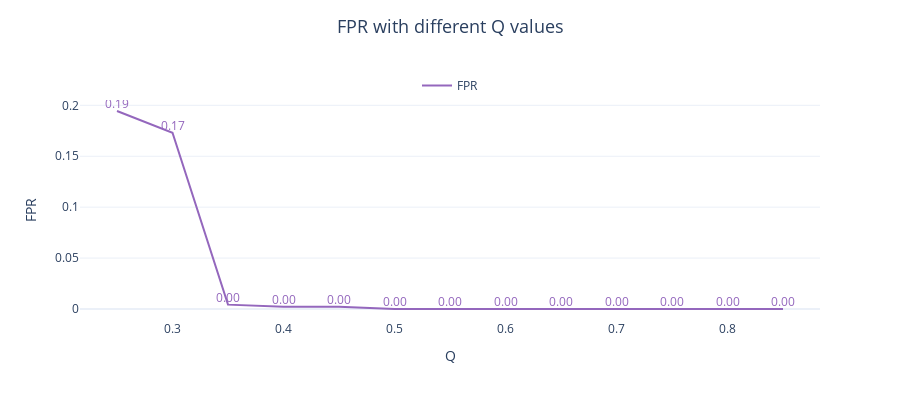
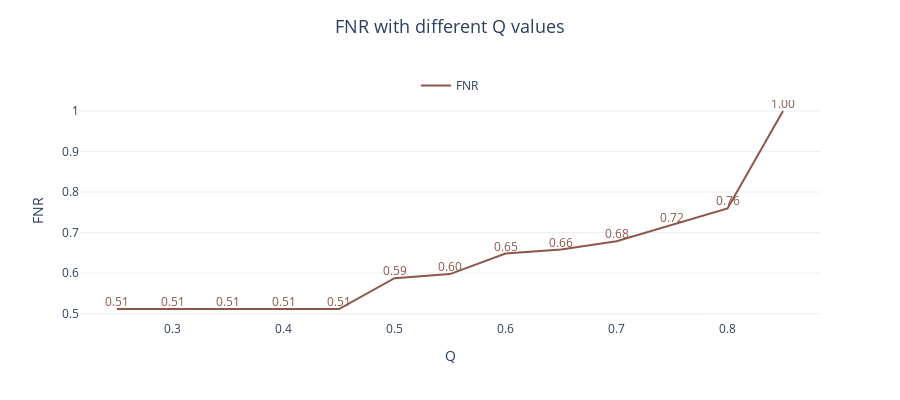

Source (notebook cell) for these figures, in order:
### Code cell
for i, col in enumerate(results_valve2.columns[2:]):
    if col in ['FPR', 'FNR']:

        fig = go.Figure()

        fig.add_trace(go.Scatter(mode='lines+text', x=results_valve2.Q, y=results_valve2[f'{col}'],
                                marker=dict(color=colors[i]),
                                texttemplate='%{y:.2f}', textposition='top center',
                                textfont=dict(color=colors[i], size=12),
                                name=f'{col}',
                                showlegend=True)
                        )

        fig.update_layout(height=400,width=900, template='plotly_white',
                        title=dict(text=f'{col} with different Q values', font=dict(size=18), x=.5, y=.95),
                        yaxis=dict(title=f'{col}', side='left', showgrid=True,),
                        xaxis=dict(title='Q', showgrid=False),
                        legend=dict(orientation="h", yanchor="bottom", y=1, x=0.5, xanchor="center"),
                        )

        fig.show()

### Figure 1 — Plotly figure (JSON) as saved in the notebook; plotly's stock layout.template omitted (floating-point values rounded to 4 significant figures)
{"data": [{"marker": {"color": "#9467bd"}, "mode": "lines+text", "name": "FPR", "showlegend": true, "textfont": {"color": "#9467bd", "size": 12}, "textposition": "top center", "texttemplate": "%{y:.2f}", "type": "scatter", "x": [0.25, 0.3, 0.35, 0.4, 0.45, 0.5, 0.55, 0.6, 0.65, 0.7, 0.75, 0.8, 0.85], "y": [0.1944, 0.1731, 0.004274, 0.002137, 0.002137, 0, 0, 0, 0, 0, 0, 0, 0]}], "layout": {"height": 400, "legend": {"orientation": "h", "x": 0.5, "xanchor": "center", "y": 1, "yanchor": "bottom"}, "title": {"font": {"size": 18}, "text": "FPR with different Q values", "x": 0.5, "y": 0.95}, "width": 900, "xaxis": {"showgrid": false, "title": {"text": "Q"}}, "yaxis": {"showgrid": true, "side": "left", "title": {"text": "FPR"}}}}

### Figure 2 — Plotly figure (JSON) as saved in the notebook; plotly's stock layout.template omitted (floating-point values rounded to 4 significant figures)
{"data": [{"marker": {"color": "#8c564b"}, "mode": "lines+text", "name": "FNR", "showlegend": true, "textfont": {"color": "#8c564b", "size": 12}, "textposition": "top center", "texttemplate": "%{y:.2f}", "type": "scatter", "x": [0.25, 0.3, 0.35, 0.4, 0.45, 0.5, 0.55, 0.6, 0.65, 0.7, 0.75, 0.8, 0.85], "y": [0.5114, 0.5114, 0.5114, 0.5114, 0.5114, 0.5873, 0.5975, 0.6481, 0.6582, 0.6785, 0.719, 0.7595, 1]}], "layout": {"height": 400, "legend": {"orientation": "h", "x": 0.5, "xanchor": "center", "y": 1, "yanchor": "bottom"}, "title": {"font": {"size": 18}, "text": "FNR with different Q values", "x": 0.5, "y": 0.95}, "width": 900, "xaxis": {"showgrid": false, "title": {"text": "Q"}}, "yaxis": {"showgrid": true, "side": "left", "title": {"text": "FNR"}}}}
